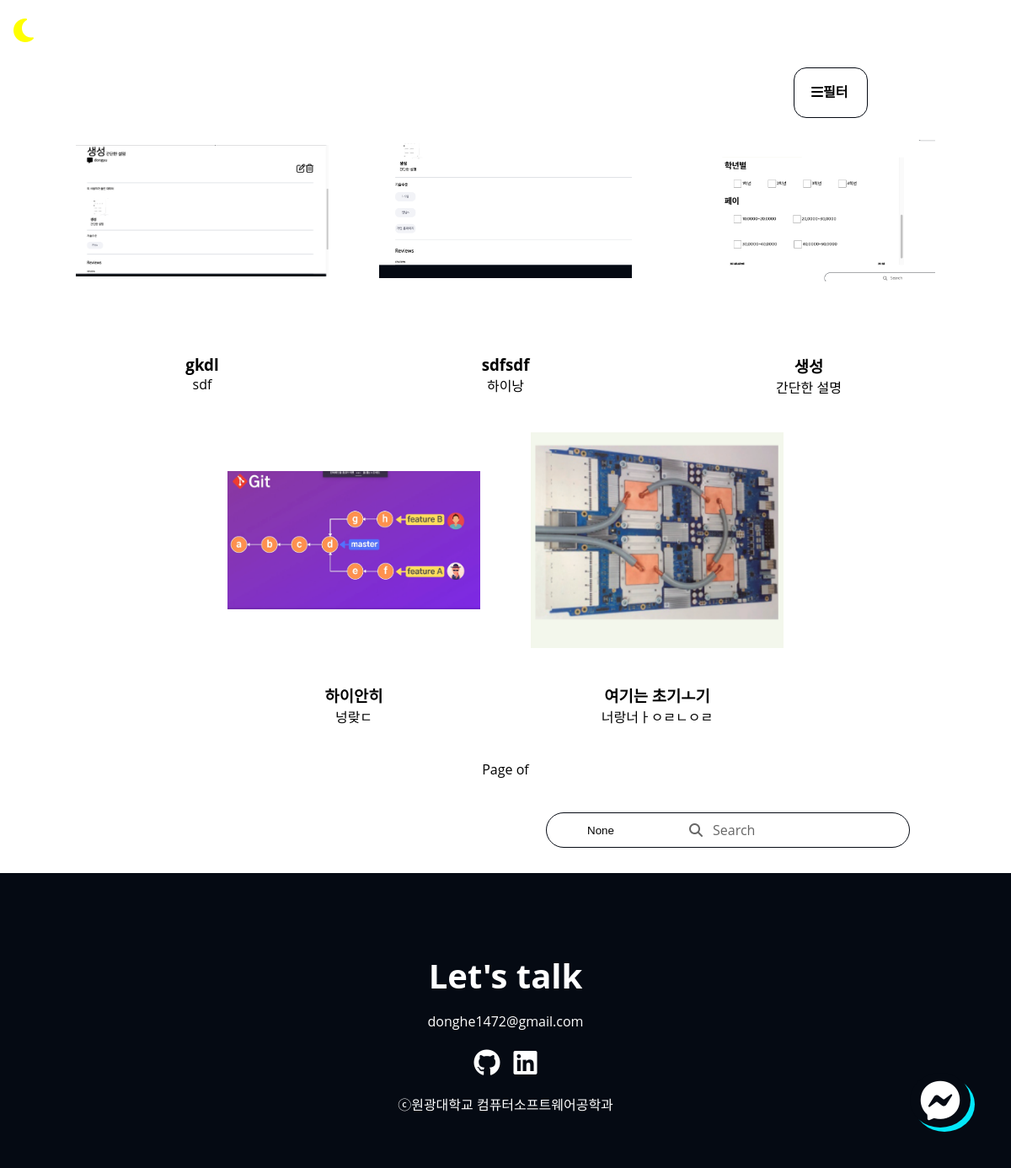
The app's page /search/ with its own data.
### products/models.py (models this page shows, shortened)
class Product(core_models.Common):
    SEMI_A = "it"
    SEMI_B = "마케팅"
    SEMI_C = "언어"
    SEMI_D = "제작/글쓰기"
    SEMI_CHOICES = (
        (SEMI_A, "it"),
        (SEMI_B, "마케팅"),
        (SEMI_C, "언어"),
        (SEMI_D, "제작/글쓰기"),
    )
    registrant = models.ForeignKey(
        "users.User",
        on_delete=models.CASCADE,
        null=True
    )
    filter = models.CharField(
        choices=SEMI_CHOICES, default='', max_length=10, blank=False, null=True)
    title = models.CharField(max_length=50, null=True,)
    content = models.TextField(
        null=True,
    )
    profile = models.ImageField(blank=True)
    image = models.ManyToManyField(
        "photos.Photo",
        blank=True,
    )
    price = models.PositiveBigIntegerField(
        null=True,
    )
    categories = models.ForeignKey(   # 카테고리
        "product_categories.ProductCategory",
        null=True,
        blank=True,
        on_delete=models.SET_NULL,
    )
    department = models.ManyToManyField(
        "Department", related_name="department", blank=True)
    species = models.ManyToManyField(
        "Species", related_name="species", blank=True)
    grade = models.ManyToManyField("Grade", blank=True)
    repair = models.ManyToManyField("Repair", blank=True)
    team_number = models.ManyToManyField(
        "TeamNumber", related_name="team", blank=True)
    meet = models.BooleanField(default=True, blank=True)
    category = models.ManyToManyField(
        "Category", related_name="categoy", blank=True)
    framework = models.CharField("FrameWork", max_length=50, blank=True)
    @property
    def get_photo_url(self):
        if self.profile:
            return self.profile.url
        else:
            return "/static/images/user.jpg"
    class Meta:
        ordering = ["-created_at"]

### products/views.py (the view)
# urls.py: path("search/", products_view.search, name="search"),
def search(request):
    city = request.GET.get("city")
    shapes_s = models.Department.objects.all()
    mind_s = models.Species.objects.all()
    color_s = models.Grade.objects.all()
    other_s = models.Repair.objects.all()
    shapes = request.GET.getlist("shape")
    colors = request.GET.getlist("color")
    print(colors)
    minds = request.GET.getlist("mind")
    others = request.GET.getlist("other")
    filter_args = {}
    if len(shapes) > 0:
        for s_amenity in shapes:
            filter_args["department"] = int(s_amenity)
    if len(colors) > 0:
        for s in colors:
            filter_args["species"] = int(s)
    if len(minds) > 0:
        for abc in minds:
            filter_args["grade"] = int(abc)
    if len(others) > 0:
        for oo in others:
            filter_args["repair"] = int(oo)
    if 'city' in request.GET:
        filter_args["title__contains"] = city
    picture = models.Product.objects.all().filter(**filter_args)
    query = request.GET.get("query")
    return render(request, "partials/search.html", {"abc": picture, "mind": mind_s, "color": color_s, "other": other_s, "shape": shapes_s, "city": city, 'query': query})

### templates/partials/search.html (shortened to what this page needs)
<!DOCTYPE html>
<html lang="en">
  <head>
  </head>
  <body>
    {% extends "base.html" %} {% block content%} {% load static %}
      <div class="home">
        <div class="pic-filter">
           <button class="pic-filter__filterbtn">
              <i class="fas fa-bars">필터</i></button>
        </div>
      <div class="pic-list__list">
        {% for abcd in abc %}
        <div>
        <a href="" class="project" target="blank" data-type="new">
          <img src="{{abcd.get_photo_url}}" class="project__img" />
        </a>
        <div class="project__text">
            <h3>{{abcd.title}}</h3>
            <span>{{abcd.content}}</span>
          </div>
        </div>
        {% endfor %}
      </div>
      <div class="pic-list__page">
         Page {{potato.number}} of {{potato.paginator.num_pages}}
        </div>
      <div>
          <form method="get" action="{% url 'product:search' %}"  class="picture__search">
            <div class="pic__search-box">
                <input name="city" placeholder="" class="pic__search-bar " value="{{city}}" onchange="onSubmit()">
                <div class="pic__search-placeholder">
                  <p class="sc-searchbox-placeholder-text">Search </p>
                </div>
            </div>
        </form>
      </div>
      <aside>
        <a class="arrow-up" href="#home" title="back to top">
          <i class="fab fa-facebook-messenger"></i>
        </a>
      </aside>
      <footer id="contact" class="section">
      <div class="max-container">
        <h2 class="title">Let&#39;s talk</h2>
        <p class="description">donghe1472@gmail.com</p>
        <ul class="contact__links">
          <li>
            <a
              class="contact__link"
              href="https://github.com/dream-ellie"
              target="_blank"
              title="my github link"
            >
              <i class="fa-brands fa-github"></i>
            </a>
          </li>
          <li>
            <a
              class="contact__link"
              href="https://github.com/dream-ellie"
              target="_blank"
              title="my linkedin link"
            >
              <i class="fa-brands fa-linkedin"></i>
            </a>
          </li>
        </ul>
        <p>ⓒ원광대학교 컴퓨터소프트웨어공학과</p>
      </div>
    </footer>
    {% endblock content %}

### static/css/global.css (style rules this page uses)
:root { --color-primary: var(--color-black); --color-primary-variant: var(--color-gray); --color-accent: var(--color-blue); --color-accent-variant: var(--color-orange); --color-text: var(--color-white); --color-white: #ffffff; --color-black: #050a13; --color-blue: #03e8f9; --color-orange: #fd6413; --color-gray: #1b1e26; --size-max-width: 1200px; }
* { box-sizing: border-box; }
body { font-family: "Open Sans", sans-serif; margin: 0; }
h1, h2, h3, p, ul { margin: 0; }
ul { list-style: none; padding: 0; }
a { text-decoration: none; color: var(--color-text); }
button { background-color: transparent; outline: 0; border: 0; }
.section { padding: 4rem; text-align: center; }

### static/css/home-product.css (style rules this page uses)
.project { position: relative; border-radius: 8px; overflow: hidden; }
.project__img { width: 100%; }

### static/css/products.css (style rules this page uses)
.pic-list__list { display: flex; justify-content: center; flex-wrap: wrap; }
.pic-filter { justify-content: center; align-items: center; position: relative; margin: 80px; }
.pic-list__page { display: flex; justify-content: center; font-size: 30px; margin: 40px; text-align: center; font-size: var(--font-regular); font-weight: var(--weight-bold); }
.pic-filter__filterbtn { border: 1px solid var(--color-black); background-color: transparent; cursor: pointer; margin: 0; padding: 20px; margin-left: 30px; border-radius: 15px; font-size: var(--font-regular); font-weight: 700; position: absolute; left: 80%; }
.pic-filter__filterbtn i { margin-right: 3px; }
.pic__search-box { position: relative; display: flex; justify-content: flex-end; width: 90%; margin-bottom: 30px; }
.pic__search-box input { height: 42px; width: 40%; padding: 16px 16px 16px 48px; background-color: var(--color-white); border-radius: 40px; border: 0; border: 1px solid var(--color-black); }
.pic__search-placeholder { position: absolute; display: flex; height: 100%; width: 83%; align-items: center; justify-content: flex-end; top: 0; left: 0; color: rgba(0, 0, 0, 0.6); pointer-events: none; transition: ease-in-out 0.2s; }
.pic__search-placeholder p { margin: 0; transition: ease-in-out 0.2s; }

### static/css/project.css (style rules this page uses)
.project { position: relative; display: flex; justify-content: center; align-items: center; width: 300px; height: 280px; margin: 30px; background-color: var(--color-light-white); }
.project__img { max-width: 100%; max-height: 100%; align-self: center; }
.project__text { display: flex; justify-content: center; flex-direction: column; align-items: center; }
.title { font-size: 2.5rem; margin: 1rem 0; }

### static/css/about.css (style rules this page uses)
.max-container { max-width: var(--size-max-width); margin: auto; }
.arrow-up { transition: all 300ms ease; }

### static/css/footer.css (style rules this page uses)
.arrow-up { background-color: var(--color-primary); position: fixed; bottom: 3rem; right: 3rem; font-size: 3rem; width: 4.5rem; transition: all 300ms ease; border-radius: 100%; text-align: center; box-shadow: 5px 5px 0px 0px var(--color-accent); }
#contact { background-color: var(--color-primary); color: var(--color-text); }
.contact__links { display: flex; justify-content: center; gap: 1rem; padding: 1rem; font-size: 2rem; }
.contact__link { transition: color 250ms ease-in; }

### static/css/home.css (style rules this page uses)
.title { margin-top: 30px; display: flex; justify-content: center; }

### records on screen
Product: get_photo_url (picture), title "gkdl", content "sdf"
Product: get_photo_url (picture), title "sdfsdf", content "하이낭"
Product: get_photo_url (picture), title "생성", content "간단한 설명"
Product: get_photo_url (picture), title "하이안히", content "넝랒ㄷ"
Product: get_photo_url (picture), title "여기는 초기ㅗ기", content "너랑너ㅏㅇㄹㄴㅇㄹ"
